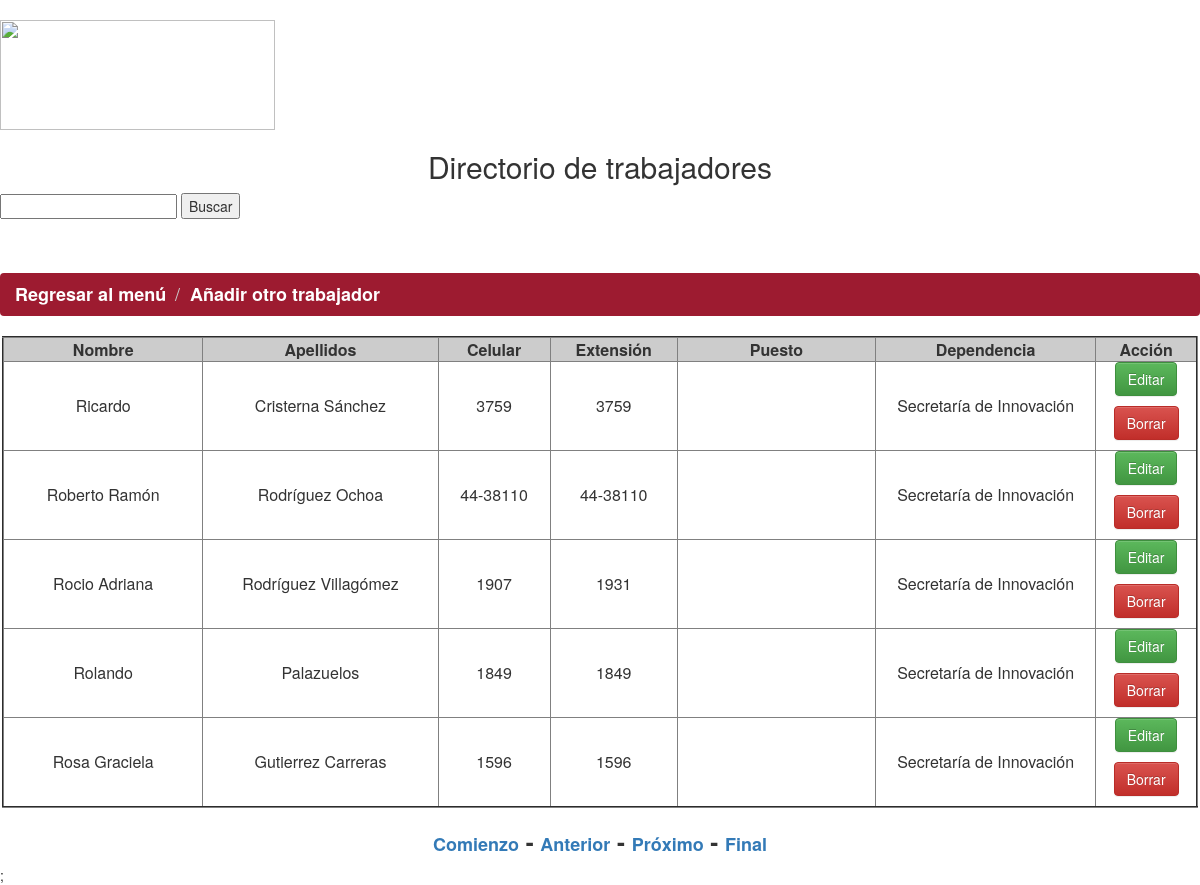
The app's page /listadotrabajadores3.php?pageNum_RsTrabajadores=15&totalRows_RsTrabajadores=84 with its own data.
### tables this page shows
CREATE TABLE IF NOT EXISTS `trabajadores` (
  `id_usuario` int(100) NOT NULL,
  `nombre` text NOT NULL,
  `apellidos` text NOT NULL,
  `cel` varchar(100) DEFAULT NULL,
  `extencion` varchar(100) NOT NULL,
  `puesto` text,
  `dependencia` text
);

### listadotrabajadores3.php (the view, shortened to what this page needs)
<html>
<head>
<body>
</body>
</head>
</html>
<?php
$currentPage = $_SERVER["PHP_SELF"];
$maxRows_RsTrabajadores = 5;
$pageNum_RsTrabajadores = 0;
if (isset($_GET['pageNum_RsTrabajadores'])) {
  $pageNum_RsTrabajadores = $_GET['pageNum_RsTrabajadores'];
}
$startRow_RsTrabajadores = $pageNum_RsTrabajadores * $maxRows_RsTrabajadores;
?>
<div align="justify">
<?php require_once('Connections/base.php'); ?>
<?php
if (isset($_REQUEST['$nombre'])) {
$nombre = $_REQUEST['$nombre'];
} else {
$nombre= "";
}
$query_RsTrabajadores = "SELECT trabajadores.id_usuario, trabajadores.nombre, trabajadores.apellidos, trabajadores.cel, trabajadores.extencion, trabajadores.puesto, trabajadores.dependencia from trabajadores where concat(replace(trabajadores.nombre,' ', '') , replace(trabajadores.apellidos,' ', '')) like replace('%$nombre%',' ','') order by nombre";
$query_limit_RsTrabajadores = sprintf("%s LIMIT %d, %d", $query_RsTrabajadores, $startRow_RsTrabajadores, $maxRows_RsTrabajadores);
$RsTrabajadores = mysql_query($query_limit_RsTrabajadores, $base) or die(mysql_error());
$row_RsTrabajadores = mysql_fetch_assoc($RsTrabajadores);
if (isset($_GET['totalRows_RsTrabajadores'])) {
  $totalRows_RsTrabajadores = $_GET['totalRows_RsTrabajadores'];
} else {
  $all_RsTrabajadores = mysql_query($query_RsTrabajadores);
  $totalRows_RsTrabajadores = mysql_num_rows($all_RsTrabajadores);
}
$totalPages_RsTrabajadores = ceil($totalRows_RsTrabajadores/$maxRows_RsTrabajadores)-1;
$queryString_RsTrabajadores = "";
$queryString_RsTrabajadores = sprintf("&totalRows_RsTrabajadores=%d%s", $totalRows_RsTrabajadores, $queryString_RsTrabajadores);
?>
<link rel="stylesheet" href="https://maxcdn.bootstrapcdn.com/bootstrap/3.3.7/css/bootstrap.min.css">
<link rel="stylesheet" href="https://maxcdn.bootstrapcdn.com/bootstrap/3.3.7/css/bootstrap-theme.min.css">
<h1 align="left"><img src="img/innovacion.jpg" width="275" height="110" /></h1>
<h2 align="center">Directorio de trabajadores</h2>
<form action="/listadotrabajadores3.php" method="post"  align="left">
  <input name="$nombre" type="text" id="nombre" style="height:25" value="" width:"200px" />
  <input type="submit" id="btn_enviar" name="btn_enviar" value="Buscar" />
</form>
<br/><br/>
<ol class="breadcrumb" style="background-color:#9d1b30; color:#FFFFFF ">
  <li class="Estilo1"><a href="menu.html" class="Estilo2" style="color:#FFFFFF">Regresar al menú</a></li>
 <li class="Estilo2"><a href="creartrabajadores.php" class="Estilo2" style="color:#FFFFFF"><strong>Añadir otro trabajador</strong></a></li>
</ol>
 <?php
if ($totalRows_RsTrabajadores >= 1){
?>
<table width="1196" border="2" align="center" cellspacing="0"" >
  <tr bgcolor="#CCCCCC">
    <td width="326" bgcolor="#CCCCCC"><div align="center"><strong>Nombre</strong></div></td>
    <td width="378" bgcolor="#CCCCCC"><div align="center"><strong>Apellidos</strong></div></td>
    <td width="164" bgcolor="#CCCCCC"><div align="center"><strong>Celular</strong></div></td>
    <td width="173" bgcolor="#CCCCCC"><div align="center"><strong>Extensi&oacute;n</strong></div></td>
	<td width="330" bgcolor="#CCCCCC"><div align="center"><strong>Puesto</strong></div></td>
	<td width="330" bgcolor="#CCCCCC"><div align="center"><strong>Dependencia</strong></div></td>
    <td width="133" bgcolor="#CCCCCC"><div align="center"><strong>Acci&oacute;n</strong></div></td>
  </tr>
     <?php do { ?>
	<tr>
      <td><div align="center"><?php echo $row_RsTrabajadores['nombre']; ?></div></td>
      <td><div align="center"><?php echo $row_RsTrabajadores['apellidos']; ?></div></td>
      <td><div align="center"><?php echo $row_RsTrabajadores['cel']; ?></div></td>
      <td><div align="center"><?php echo $row_RsTrabajadores['extencion']; ?></div></td>
	  <td><div align="center"><?php echo $row_RsTrabajadores['puesto']; ?></div></td>
	  <td><div align="center"><?php echo $row_RsTrabajadores['dependencia']; ?></div></td>
      <td><p align="center"><a class="btn btn-success" href="Editartrabajadores.php?recordID=<?php echo $row_RsTrabajadores['id_usuario']; ?>">Editar</a></p>
	    <div align="center">
		  <a class="btn btn-danger" onClick="preguntar(<?php echo $row_RsTrabajadores['id_usuario'];?>,'<?php echo $row_RsTrabajadores['nombre']; ?>','<?php echo $row_RsTrabajadores['apellidos'];?>')">Borrar</a></p>
        </div>
  </tr>
  <?php } while ($row_RsTrabajadores = mysql_fetch_assoc($RsTrabajadores)); ?>
</table>
  <?php
}
else {
echo "<b><center><h3>No existen registros con ese nombre</h3></center></b>";
}
?>
<?php
 if ($totalRows_RsTrabajadores > 5){
?>
	<h3 align="center"><strong>
	<a href="<?php printf("%s?pageNum_RsTrabajadores=%d%s", $currentPage, 0, $queryString_RsTrabajadores); ?>" class="Estilo2">Comienzo</a> -
	<a href="<?php printf("%s?pageNum_RsTrabajadores=%d%s", $currentPage, max(0, $pageNum_RsTrabajadores - 1), $queryString_RsTrabajadores); ?>" class="Estilo2">Anterior</a> -
	<a href="<?php printf("%s?pageNum_RsTrabajadores=%d%s", $currentPage, min($totalPages_RsTrabajadores, $pageNum_RsTrabajadores + 1), $queryString_RsTrabajadores); ?>" class="Estilo2">Próximo</a> -
	<a href="<?php printf("%s?pageNum_RsTrabajadores=%d%s", $currentPage, $totalPages_RsTrabajadores, $queryString_RsTrabajadores); ?>" class="Estilo2">Final</a></strong></h3>;
	 <?php
 }
 else {
 echo "<b><center><h3>Proporcione otro nombre u oprima en el botón buscar para reflejar todos los trabajadores</h3></center></b>";
     }
?>

### listadotrabajadores3.php (style rules this page uses)
.Estilo2 { font-size: 18px }

### records on screen
trabajadores: nombre "Ricardo", apellidos "Cristerna Sánchez", cel "3759", extencion "3759", dependencia "Secretaría de Innovación"
trabajadores: nombre "Roberto Ramón", apellidos "Rodríguez Ochoa", cel "44-38110", extencion "44-38110", dependencia "Secretaría de Innovación"
trabajadores: nombre "Rocio Adriana", apellidos "Rodríguez Villagómez", cel "1907", extencion "1931", dependencia "Secretaría de Innovación"
trabajadores: nombre "Rolando", apellidos "Palazuelos", cel "1849", extencion "1849", dependencia "Secretaría de Innovación"
trabajadores: nombre "Rosa Graciela", apellidos "Gutierrez Carreras", cel "1596", extencion "1596", dependencia "Secretaría de Innovación"
